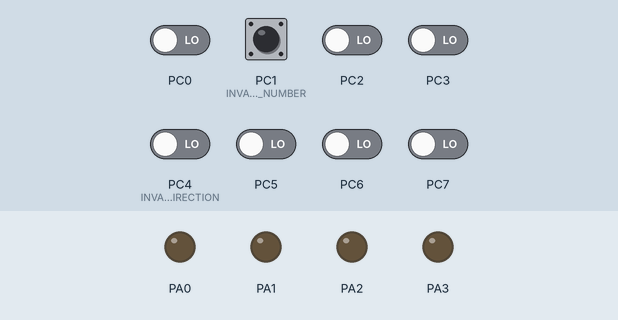
A program run on a simulated ATmega32, built with avr-gcc and emulated at 8 MHz. Parts: output pins drawn as LEDs (lit = HIGH). Inputs (shaded band) come from the test bench; at power-on: PC1 (INVALID_PIN_NUMBER) HIGH, PC0, PC2, PC3, PC4 (INVALID_DIRECTION), PC5–7 LOW.

Above: at 1.2 s.
1.3 s: PC1 (INVALID_PIN_NUMBER) pulled LOW for 1 s
At 2.5 s:
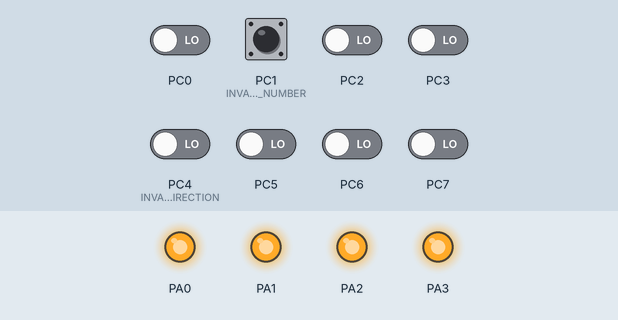
3.8 s: PC1 (INVALID_PIN_NUMBER) pulled LOW for 0.15 s
At 4.9 s:
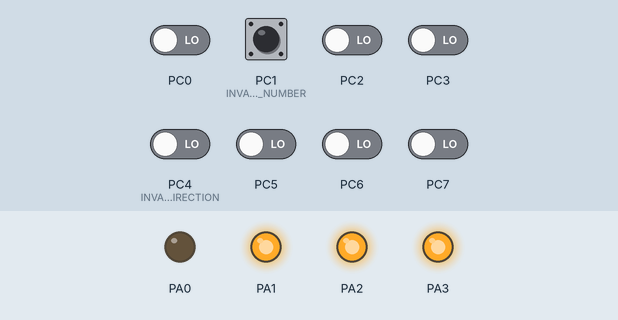
5.4 s: PC1 (INVALID_PIN_NUMBER) pulled LOW for 0.15 s
At 6.1 s:
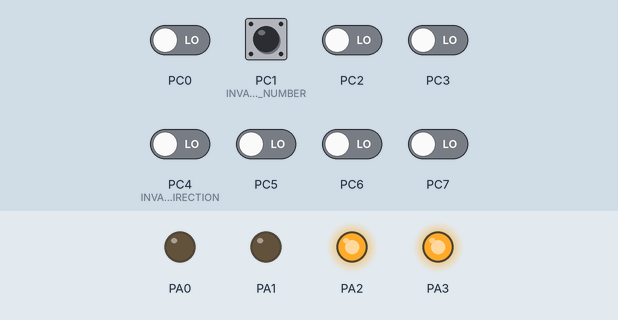
7.0 s: PC1 (INVALID_PIN_NUMBER) pulled LOW for 0.15 s
At 7.4 s:
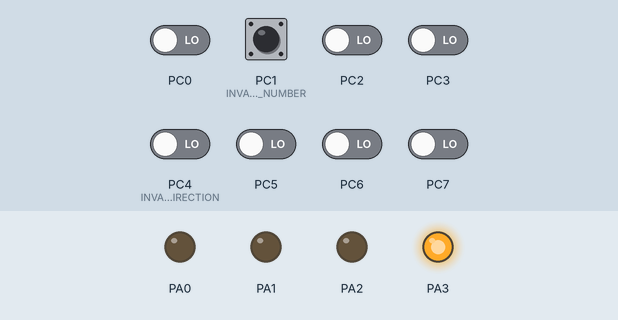
Timing chart, 0 to 9.6 s (numbered marks = the images above; inputs shaded):
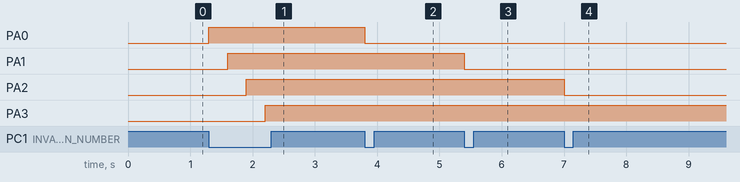

The program:

main.c
```c
#include "MCAL/DIO/DIO-Interface.h"
#include "HAL/button/button.h"
#include "HAL/LED/LED-Interface.h"
#include "util/delay.h"
#define   F_CPU 8000000UL

int main(void)
{
	/**********intializing hal*************/
	LED_INIT(pina0);
	LED_INIT(pina1);
	LED_INIT(pina2);
	LED_INIT(pina3);
	Button_INIT(pinc1);
	/*****************variables***********/
	uint8_t VOLT=0;
	uint8_t FLAG=0;

	while(1)
	{

		Button_read(pinc1,&VOLT);
		if(!VOLT)
		{
			if(FLAG==0)
			{
				LED_ON(pina0);
				FLAG++;
				_delay_ms(300);
			}
			else if(FLAG==1)
			{
				LED_ON(pina1);
				_delay_ms(300);
				FLAG++;
			}
			else if(FLAG==2)
			{
				LED_ON(pina2);
				_delay_ms(300);
				FLAG++;
			}
			else if(FLAG==3)
			{
				LED_ON(pina3);
				_delay_ms(300);
				FLAG++;
			}
			else if(FLAG==4)
			{
				LED_OFF(pina0);
				_delay_ms(300);
				FLAG++;
			}
			else if(FLAG==5)
			{
				LED_OFF(pina1);
				_delay_ms(300);
				FLAG++;
			}
			else if(FLAG==6)
			{
				LED_OFF(pina2);
				_delay_ms(300);
				FLAG++;
			}
			else if(FLAG==7)
			{
				LED_OFF(pina3);
				_delay_ms(300);
				FLAG=0;
			}

		}

	}
	}
```

Utiles.h
```c
/*
 * Utiles.h
 *
 * Created: 03/04/2023 12:20:17 م
 *  Author: Genius
 */


#ifndef UTILES_H_
#define UTILES_H_

/*******************************macros***************************************************/

#define set_bit(reg,bit)            reg=(reg|(1<<bit))
#define clear_bit(reg,bit)           reg=(reg&(~(1<<bit)))
#define read_bit(reg,bit)              ((reg>>bit)&1)
#define toggel_bit(reg,bit)              reg=reg^(1<<bit)


#endif /* UTILES_H_ */
```

LED-Interface.h
```c
#ifndef LED_INTERFACE_H_
#define LED_INTERFACE_H_
#include "../../MCAL/DIO/DIO-Interface.h"

typedef enum {
	VALID_LED,
	INVALID_LED_PORT,
	INVLAID_LED_PIN_NUMBER
}LED_ERROR_TYPE;
 LED_ERROR_TYPE LED_INIT(DIO_PIN_TYPE PIN);
 LED_ERROR_TYPE LED_ON(DIO_PIN_TYPE PIN);
 LED_ERROR_TYPE LED_OFF(DIO_PIN_TYPE PIN);


#endif /* LED-INTERFACE_H_ */
```

LED.c
```c
#include "LED-Interface.h"

LED_ERROR_TYPE LED_INIT(DIO_PIN_TYPE PIN)
 {
	 DIO_PIN_TYPE PIN_NUM;
	 DIO_PORT_TYPE PORT;
	 PORT=PIN/8;
	 PIN_NUM=PIN%8;
	 if(PORT>4)
	 {
		 return INVALID_LED_PORT;
	 }
	 else if(PIN_NUM>32)
	 {
		 return INVLAID_LED_PIN_NUMBER;
	 }
	 else
	 {
	 DIO_INITPIN(PIN,OUTPUT);
	 return VALID_LED;
	 }
 }
 LED_ERROR_TYPE LED_ON(DIO_PIN_TYPE PIN)
 {
	 DIO_PIN_TYPE PIN_NUM;
	 DIO_PORT_TYPE PORT;
	 PORT=PIN/8;
	 PIN_NUM=PIN%8;
	 if(PORT>4)
	 {
		 return INVALID_LED_PORT;
	 }
	 else if(PIN_NUM>32)
	 {
		 return INVLAID_LED_PIN_NUMBER;
	 }
	 else
	 {
	 DIO_WRITEPIN(PIN,HIGH);
	 return VALID_LED;
	 }
 }
 LED_ERROR_TYPE LED_OFF(DIO_PIN_TYPE PIN)
 {
	 DIO_PIN_TYPE PIN_NUM;
	 DIO_PORT_TYPE PORT;
	 PORT=PIN/8;
	 PIN_NUM=PIN%8;
	 if(PORT>4)
	 {
		 return INVALID_LED_PORT;
	 }
	 else if(PIN_NUM>32)
	 {
		 return INVLAID_LED_PIN_NUMBER;
	 }
	 else
	 {
	 DIO_WRITEPIN(PIN,LOW);
	 return VALID_LED;
	 }
 }
```

button.c
```c
#include "button.h"

BUTTON_ERROR_TYPE Button_INIT(DIO_PIN_TYPE PIN)
{
	DIO_PIN_TYPE PIN_NUM;
	DIO_PORT_TYPE PORT;
	PORT=PIN/8;
	PIN_NUM=PIN%8;
	if(PORT>4)
	{
		return INVALID_BUTTON_PORT;
	}
	else if(PIN_NUM>32)
	{
		return INVALID_BUTTON_PIN_NUMBER;
	}
	else
	{
	DIO_INITPIN(PIN,INPLUP);
	return VALID_BUTTON;
	}
}
BUTTON_ERROR_TYPE Button_read(DIO_PIN_TYPE PIN,DIO_VOLTAGE_TYPE*VOLT)
{
	DIO_PIN_TYPE PIN_NUM;
	DIO_PORT_TYPE PORT;
	PORT=PIN/8;
	PIN_NUM=PIN%8;
	if(PORT>4)
	{
		return INVALID_BUTTON_PORT;
	}
	else if(PIN_NUM>32)
	{
		return INVALID_BUTTON_PIN_NUMBER;
	}
	else
	{
	DIO_READPIN(PIN,VOLT);
	return VALID_BUTTON;
	}
}
```

button.h
```c
#ifndef BUTTON_H_
#define BUTTON_H_
#include "../../MCAL/DIO/DIO-Interface.h"
typedef enum {
	VALID_BUTTON,
	INVALID_BUTTON_PORT,
	INVALID_BUTTON_PIN_NUMBER
}BUTTON_ERROR_TYPE;

BUTTON_ERROR_TYPE Button_INIT(DIO_PIN_TYPE PIN);
BUTTON_ERROR_TYPE Button_read(DIO_PIN_TYPE PIN,DIO_VOLTAGE_TYPE*VOLT);


#endif /* BUTTON_H_ */
```

DIO-Interface.h
```c
/*
 * IncFile1.h
 *
 * Created: 03/04/2023 12:09:22 م
 *  Author: Genius
 */


#ifndef INCFILE1_H_
#define INCFILE1_H_
#include "../../SERVICE/Utiles.h"
#include "MemoryMaping.h"

typedef enum{
	pina0=0,
	pina1=1,
	pina2,
	pina3,
	pina4,
	pina5,
	pina6,
	pina7,
	pinb0,
	pinb1,
	pinb2,
	pinb3,
	pinb4,
	pinb5,
	pinb6,
	pinb7,
	pinc0,
	pinc1,
	pinc2,
	pinc3,
	pinc4,
	pinc5,
	pinc6,
	pinc7,
	pind0,
	pind1,
	pind2,
	pind3,
	pind4,
	pind5,
	pind6,
	pind7,
TOTAL_PINS=32} DIO_PIN_TYPE;

typedef enum{
	LOW=0,
HIGH} DIO_VOLTAGE_TYPE;

typedef enum{
	OUTPUT,
	INFREE,
	INPLUP
} DIO_PINSTATUS_TYPE;

typedef enum{
	PA,
	PB,
	PC,
PD} DIO_PORT_TYPE;

typedef enum {
	VALID_DIO,
	INVALID_PIN_NUMBER,
	INVALID_PORT,
	INVALID_VOLTAGE,
	INVALID_DIRECTION
}DIO_ERROR_TYPE;

DIO_ERROR_TYPE DIO_INITPIN(DIO_PIN_TYPE PIN,DIO_PINSTATUS_TYPE STATUS);
DIO_ERROR_TYPE DIO_WRITEPIN(DIO_PIN_TYPE PIN,DIO_VOLTAGE_TYPE VOLTAGE);
DIO_ERROR_TYPE DIO_READPIN(DIO_PIN_TYPE PIN,DIO_VOLTAGE_TYPE* VOLT);


#endif /* INCFILE1_H_ */
```

DIO.c
```c
#include "DIO-Interface.h"

/*********************************APIS IMPLEMENTATION****************************************/

/*it intiallizes a PIN with a certain status
   */
DIO_ERROR_TYPE DIO_INITPIN(DIO_PIN_TYPE PIN,DIO_PINSTATUS_TYPE STATUS)
{
	DIO_PIN_TYPE PIN_NUM;
	DIO_PORT_TYPE PORT;
	PORT=PIN/8;                                  //to determine which port i'm using
	PIN_NUM=PIN%8;                               //to determine which pin in the port i'm using
	DIO_ERROR_TYPE error=VALID_DIO;
	if(PORT>4)
	{
		return INVALID_PORT;
	}
	else if(PIN_NUM>32)
	{
		return INVALID_PIN_NUMBER;
	}
	else
	 {
	switch(STATUS)
	{
		case INFREE:
		switch(PORT)
		{
			case PA:
			clear_bit(DDRA,PIN_NUM);
			clear_bit(PORTA,PIN_NUM);       /*to make sure that the port register  is cleared in case of reuse*/
			break;
			case PB:
			clear_bit(DDRB,PIN_NUM);
			clear_bit(PORTB,PIN_NUM);
			break;

			case PC:
			clear_bit(DDRC,PIN_NUM);
			clear_bit(PORTC,PIN_NUM);
			break;

			case PD:
			clear_bit(DDRD,PIN_NUM);
			clear_bit(PORTD,PIN_NUM);
			break;
		}
		break;

		case INPLUP:
		switch(PORT)
		{
			case PA:
			clear_bit(DDRA,PIN_NUM);
			set_bit(PORTA,PIN_NUM);
			break;

			case PB:
			clear_bit(DDRB,PIN_NUM);
			set_bit(PORTB,PIN_NUM);
			break;

			case PC:
			clear_bit(DDRC,PIN_NUM);
			set_bit(PORTC,PIN_NUM);
			break;

			case PD:
			clear_bit(DDRD,PIN_NUM);
			set_bit(PORTD,PIN_NUM);
			break;
		}
		break;
		return VALID_DIO;

		case OUTPUT:
		switch(PORT)
		{
			case PA:
			clear_bit(PORTA,PIN_NUM);
			set_bit(DDRA,PIN_NUM);
			break;

			case PB:
			clear_bit(PORTB,PIN_NUM);
			set_bit(DDRB,PIN_NUM);
			break;

			case PC:
			clear_bit(PORTC,PIN_NUM);
			set_bit(DDRC,PIN_NUM);
			break;

			case PD:
			clear_bit(PORTD,PIN_NUM);
			set_bit(DDRD,PIN_NUM);
			break;
		}
		break;
		return VALID_DIO;

	}
		}
}
/**********************************************************************************************/

/**
this is used to set a pin into active high/low state
**/
DIO_ERROR_TYPE DIO_WRITEPIN(DIO_PIN_TYPE PIN,DIO_VOLTAGE_TYPE VOLTAGE)
{

	DIO_PIN_TYPE PIN_NUM;
	DIO_PORT_TYPE PORT;
	PORT=PIN/8;
	PIN_NUM=PIN%8;
	if(PORT>4)
	{
		return INVALID_PORT;
	}
	else if(PIN_NUM>32)
	{
		return INVALID_PIN_NUMBER;
	}
	else if(VOLTAGE>2)
	{
		return INVALID_VOLTAGE;
	}
	else
	{

	if(VOLTAGE==HIGH)
	{
		switch(PORT)
		{
			case PA:
			set_bit(PORTA,PIN_NUM);
			break;
			case PB:
			set_bit(PORTB,PIN_NUM);
			break;
			case PC:
			set_bit(PORTC,PIN_NUM);
			break;
			case PD:
			set_bit(PORTD,PIN_NUM);
			break;

		}
		return VALID_DIO;
	}


	else if(VOLTAGE==LOW)
	{
		switch(PORT)
		{
			case PA:
			clear_bit(PORTA,PIN_NUM);
			break;
			case PB:
			clear_bit(PORTB,PIN_NUM);
			break;
			case PC:
			clear_bit(PORTC,PIN_NUM);
			break;
			case PD:
			clear_bit(PORTD,PIN_NUM);
			break;

		}
		return VALID_DIO;
	}
}
}

/********************************************************************************************/

/*it reads a pin and return it's voltage state
*/
DIO_ERROR_TYPE DIO_READPIN(DIO_PIN_TYPE PIN,DIO_VOLTAGE_TYPE* VOLT)
{
	DIO_PIN_TYPE PIN_NUM;
	DIO_PORT_TYPE PORT;
	PORT=PIN/8;
	PIN_NUM=PIN%8;
	if(PORT>4)
	{
		return INVALID_PORT;
	}
	else if(PIN_NUM>32)
	{
		return INVALID_PIN_NUMBER;
	}
	else
	{

	switch(PORT)
	{
		case PA:
		*VOLT=read_bit(PINA,PIN_NUM);
		break;
		case PB:
		*VOLT=read_bit(PINB,PIN_NUM);
		break;
		case PC:
		*VOLT=read_bit(PINC,PIN_NUM);
		break;
		case PD:
		*VOLT=read_bit(PIND,PIN_NUM);
		break;
	}
	return VALID_DIO;
}
}
```

MemoryMaping.h
```c
/*
 * MemoryMaping.h
 *
 * Created: 03/04/2023 12:53:10 م
 *  Author: Moustafa Abdelrahim
 */


#ifndef MEMORYMAPING_H_
#define MEMORYMAPING_H_
#include "../../SERVICE/Std_Types.h"

/********************************************DIO MAPING************************	********/
#define DDRA (*(volatile uint8_t*)0x3A)
#define DDRB (*(volatile  uint8_t*)0x37)
#define DDRC (*(volatile uint8_t*)0x34)
#define DDRD (*(volatile uint8_t*)0x31)


#define PINA (*(volatile uint8_t*)0x39)
#define PINB (*(volatile uint8_t*)0x36)
#define PINC (*(volatile uint8_t*)0x33)
#define PIND (*(volatile uint8_t*)0x30)


#define PORTA (*(volatile uint8_t*)0x3B)
#define PORTB (*(volatile uint8_t*)0x38)
#define PORTC (*(volatile uint8_t*)0x35)
#define PORTD (*(volatile uint8_t*)0x32)


#endif /* MEMORYMAPING_H_ */
```

Std_Types.h
```c
/*
 * Std_Types.h
 *
 * Created: 03/04/2023 12:20:37 م
 *  Author: Genius
 */


#ifndef STD_TYPES_H_
#define STD_TYPES_H_

typedef unsigned char uint8_t;
//typedef unsigned short int uint16_t;
typedef unsigned long  int uint32_t;
typedef signed char int8_t;
//typedef signed short int int16_t;
typedef signed long  int int32_t;


#endif /* STD_TYPES_H_ */
```

Measured:
- after the input at 1.3 s, PA0: LOW → HIGH at once; PA1: LOW → HIGH after 0.30 s; PA2: LOW → HIGH after 0.60 s; PA3: LOW → HIGH after 0.90 s
- after the input at 3.8 s, PA0: HIGH → LOW at once
- after the input at 5.4 s, PA1: HIGH → LOW at once
- after the input at 7.0 s, PA2: HIGH → LOW at once
